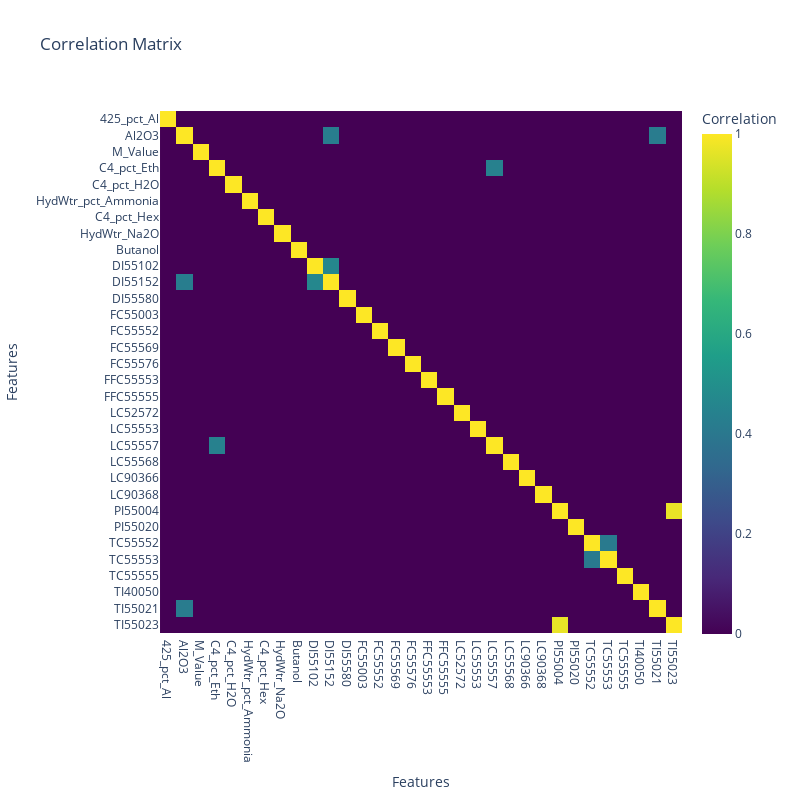

Write notebook code for a chart like this one.
### Code cell
threshold = 0.4
correlation_matrix = df_All.corr(numeric_only=True)
correlation_matrix = correlation_matrix[abs(correlation_matrix) > threshold].fillna(0)



fig = px.imshow(correlation_matrix, 
                color_continuous_scale='Viridis',
                labels=dict(x="Features", y="Features", color="Correlation"),
                title="Correlation Matrix")

fig.update_xaxes(title_text='Features', side='bottom')
fig.update_layout(width=800, height=800)

fig.show()

### Figure 1 — Plotly figure (JSON) as saved in the notebook; plotly's stock layout.template omitted (floating-point values rounded to 4 significant figures; data arrays with more than 128 entries replaced by an {"elided": "..."} marker saying what was removed)
{"data": [{"coloraxis": "coloraxis", "hovertemplate": "Features: %{x}<br>Features: %{y}<br>Correlation: %{z}<extra></extra>", "name": "0", "type": "heatmap", "x": ["425_pct_Al", "Al2O3", "M_Value", "C4_pct_Eth", "C4_pct_H2O", "HydWtr_pct_Ammonia", "C4_pct_Hex", "HydWtr_Na2O", "Butanol", "DI55102", "DI55152", "DI55580", "FC55003", "FC55552", "FC55569", "FC55576", "FFC55553", "FFC55555", "LC52572", "LC55553", "LC55557", "LC55568", "LC90366", "LC90368", "PI55004", "PI55020", "TC55552", "TC55553", "TC55555", "TI40050", "TI55021", "TI55023"], "xaxis": "x", "y": ["425_pct_Al", "Al2O3", "M_Value", "C4_pct_Eth", "C4_pct_H2O", "HydWtr_pct_Ammonia", "C4_pct_Hex", "HydWtr_Na2O", "Butanol", "DI55102", "DI55152", "DI55580", "FC55003", "FC55552", "FC55569", "FC55576", "FFC55553", "FFC55555", "LC52572", "LC55553", "LC55557", "LC55568", "LC90366", "LC90368", "PI55004", "PI55020", "TC55552", "TC55553", "TC55555", "TI40050", "TI55021", "TI55023"], "yaxis": "y", "z": {"elided": "32x32 float values"}}], "layout": {"coloraxis": {"colorbar": {"title": {"text": "Correlation"}}, "colorscale": [[0, "#440154"], [0.1111, "#482878"], [0.2222, "#3e4989"], [0.3333, "#31688e"], [0.4444, "#26828e"], [0.5556, "#1f9e89"], [0.6667, "#35b779"], [0.7778, "#6ece58"], [0.8889, "#b5de2b"], [1, "#fde725"]]}, "height": 800, "title": {"text": "Correlation Matrix"}, "width": 800, "xaxis": {"anchor": "y", "constrain": "domain", "domain": [0, 1], "scaleanchor": "y", "side": "bottom", "title": {"text": "Features"}}, "yaxis": {"anchor": "x", "autorange": "reversed", "constrain": "domain", "domain": [0, 1], "title": {"text": "Features"}}}}
